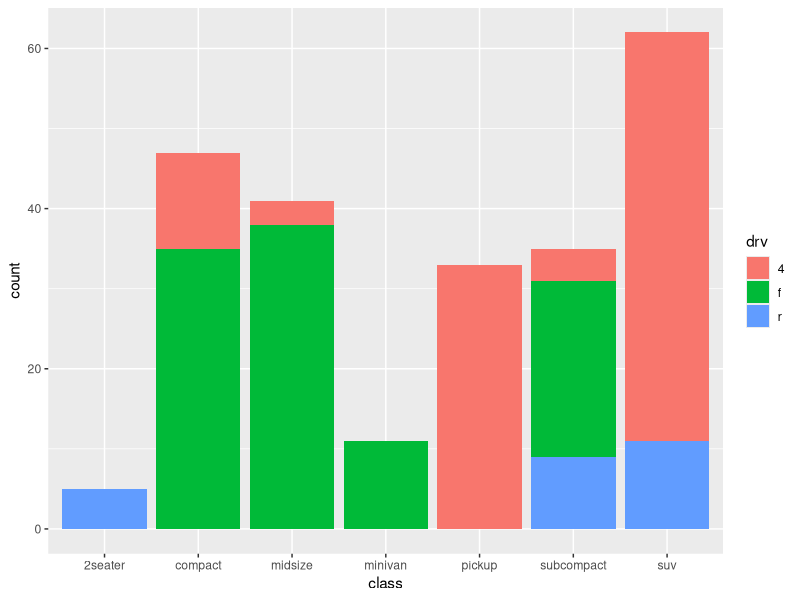
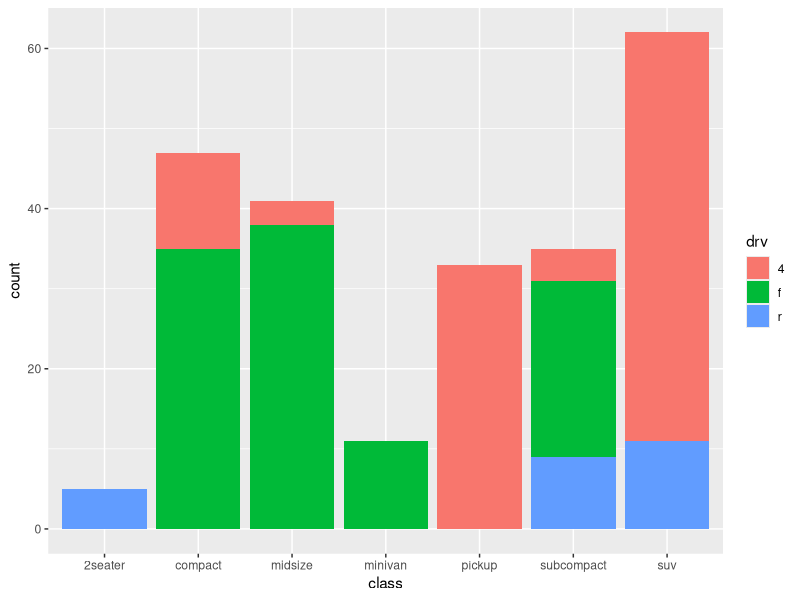
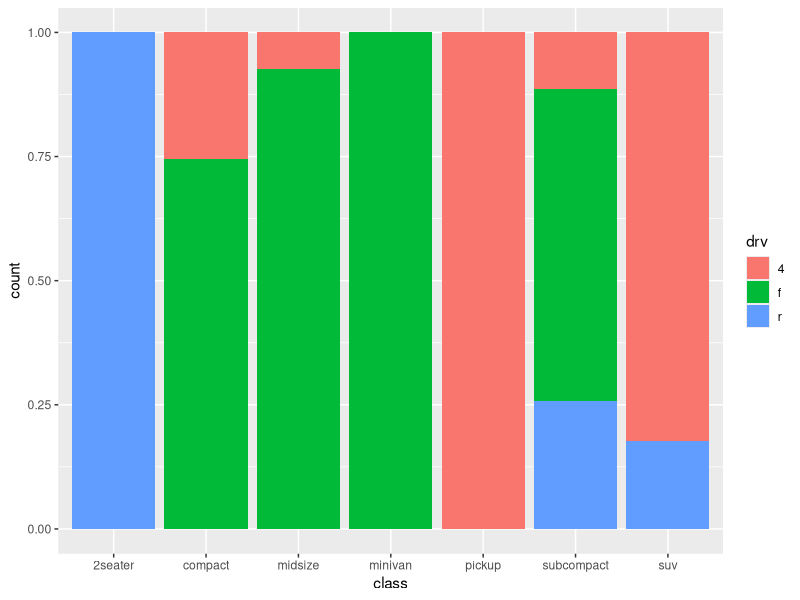
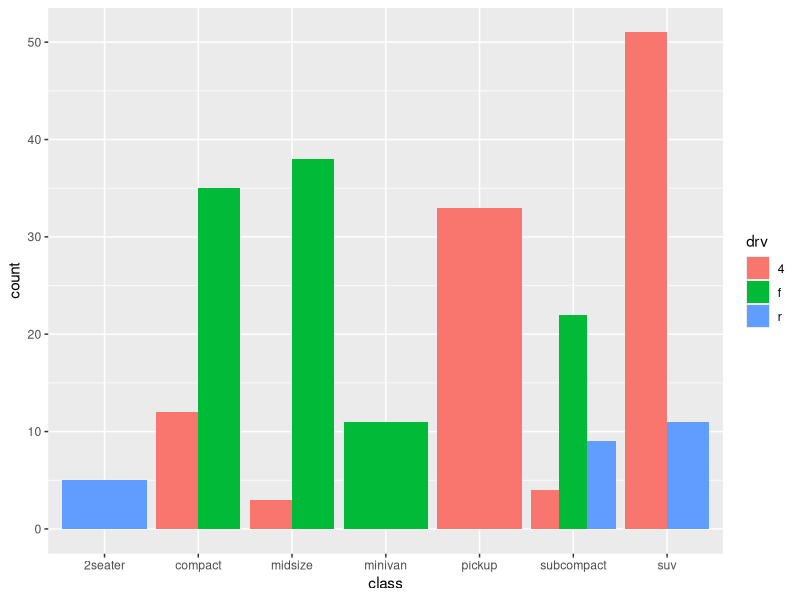
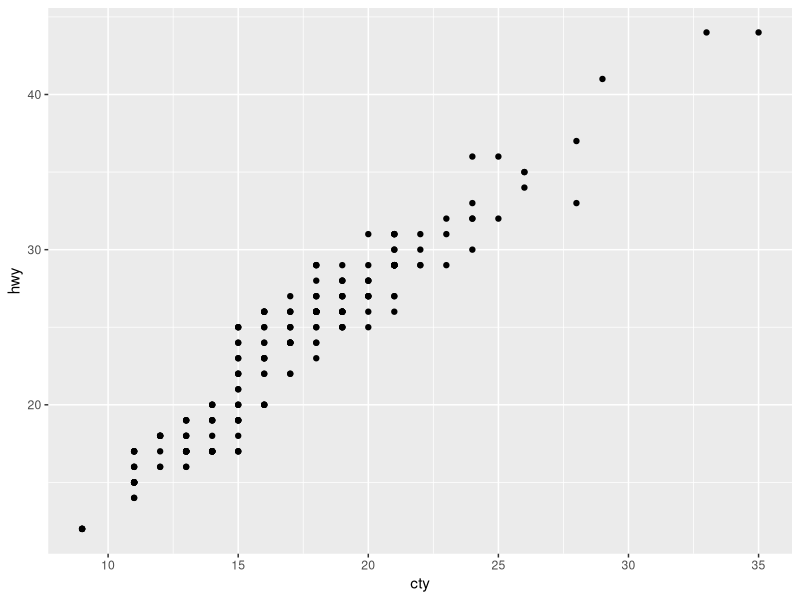
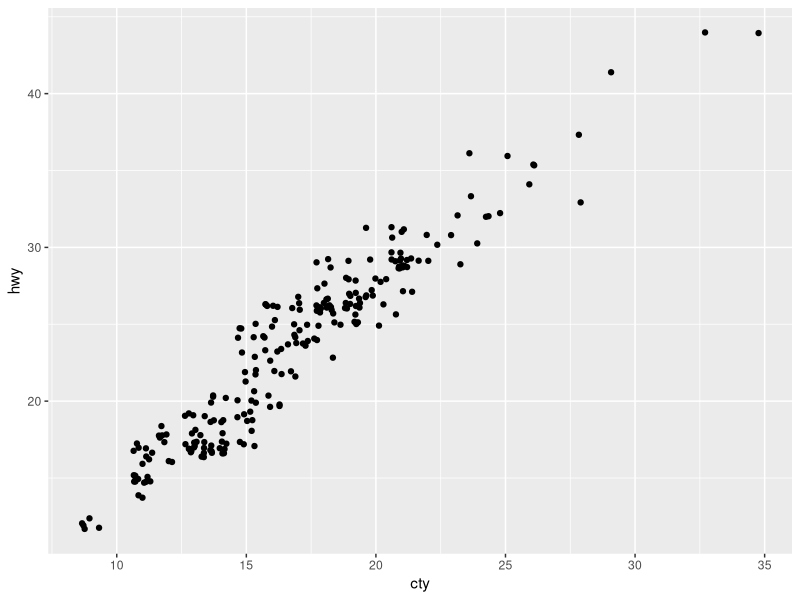
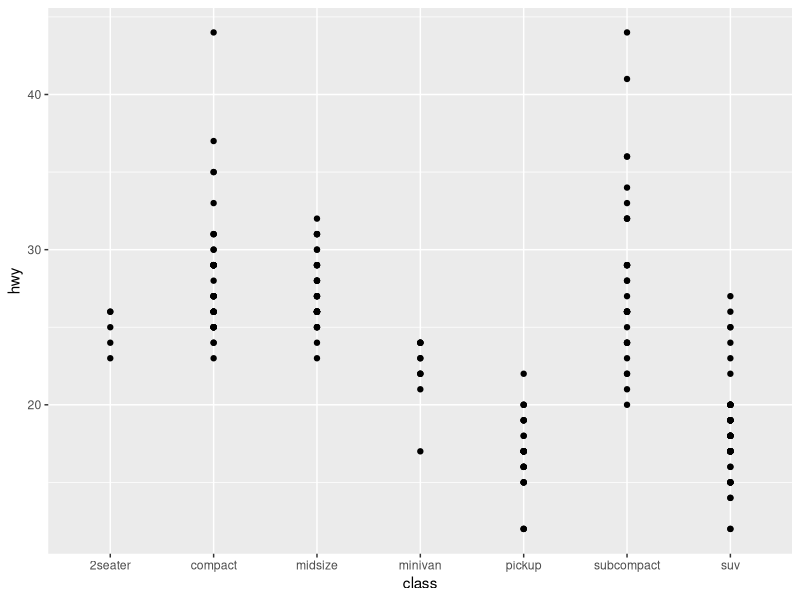
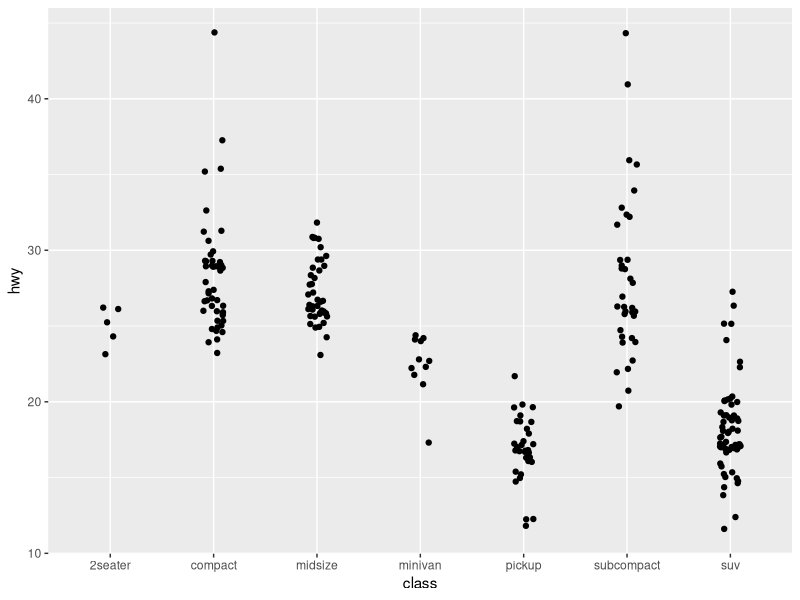

Write R code to recreate these figures, in order.
## ---- chunk 1
knitr::opts_chunk$set(echo = TRUE,message=FALSE,warning=FALSE, cache = TRUE)
## ---- chunk 2
library(tidyverse)
## ---- chunk 3
# To illustrate, save the base layer as the object and add adjustments
p <- ggplot(mpg, aes(class, fill = drv)) 
p + geom_bar()
## ---- chunk 4
p + geom_bar(position = position_stack())
# OR use
# p + geom_bar(position = "stack")
## ---- chunk 5
p + geom_bar(position = position_fill())
# OR use
# p + geom_bar(position = "fill")
## ---- chunk 6
p + geom_bar(position = position_dodge())
# OR use
# p + geom_bar(position = "dodge")
## ---- chunk 7
p2 <- ggplot(mpg, aes(cty, hwy))
p2 + geom_point()
## ---- chunk 8
p2 + 
  geom_point(position = position_jitter())  #<<
## ---- chunk 9
p3 <- ggplot(mpg, aes(class, hwy)) 
p3 + geom_point()
## ---- chunk 10
p3 + 
  geom_point(position = position_jitter(width = 0.1)) #<<
## ---- chunk 11
p4 <- ggplot(mpg, aes(x=manufacturer))
p4 + geom_bar()
## ---- chunk 12
p4 + geom_bar() + 
  coord_flip() #<<
## ---- chunk 13
p5 <- ggplot(mpg, aes(x = displ, y = hwy))
p5 + geom_point()
## ---- chunk 14
p5 + geom_point() + 
  coord_cartesian(xlim = c(2, 3), ylim = c(20, 35)) #<<
